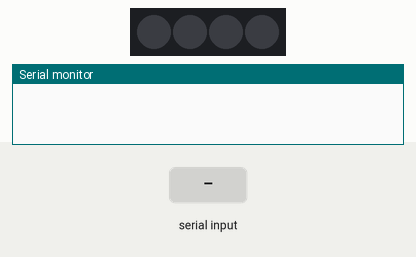
The sketch below on a simulated Arduino Uno, built with avr-gcc and run on an emulated ATmega328P. On the bench: 4 RGB LEDs in strip order, left to right, the last lines printed to the serial monitor. Inputs (shaded band) come from the test bench. Dim RGB values are drawn brighter than linear.

Above: at 1.2 s.
1.3 s: "30,150,10," received over Serial
At 7.6 s:
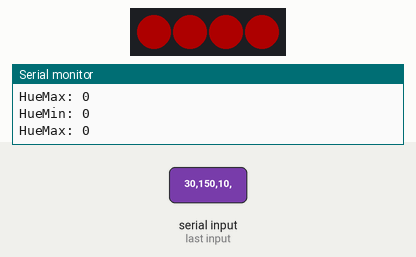
Timing chart, 0 to 9.1 s (numbered marks = the images above; inputs shaded):
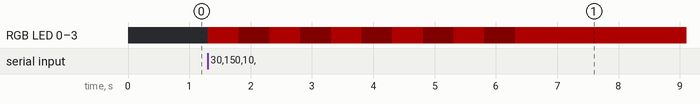

Measured:
- after the input at 1.3 s, RGB LED 0–3: alternates RGB(50, 0, 0) for 0.50 s and RGB(5, 0, 0) for 0.50 s, 11 changes in all, then stays RGB(50, 0, 0), starting at once

The sketch:

lighting.ino
```cpp
#include <Adafruit_NeoPixel.h>

//neopixel variable
#define LED_PIN     6
#define LED_COUNT   4

// Declare our NeoPixel strip object:
Adafruit_NeoPixel strip(LED_COUNT, LED_PIN, NEO_GRB + NEO_KHZ800);

int hueMin;
int hueMax;
bool blink;

void setup() {
  Serial.begin(9600);
  Serial.setTimeout(1);

  strip.begin();           // INITIALIZE NeoPixel strip object (REQUIRED)
  strip.show();            // Turn OFF all pixels ASAP
  strip.setBrightness(50); // Set BRIGHTNESS to about 1/5 (max = 255)
}

void loop() {
  while(!Serial.available());
  hueMin = Serial.readStringUntil(',').toInt();
  hueMax = Serial.readStringUntil(',').toInt();
  blink = Serial.readStringUntil('\n').toInt();

  Serial.print("HueMin: ");
  Serial.println(hueMin);

  Serial.print("HueMax: ");
  Serial.println(hueMax);

  setStripColor(hueMin, hueMax);

  strip.show();

  if(blink) {
    for(int i=0; i<5; i++) {
      delay(500);
      strip.setBrightness(5);
      strip.show();
      delay(500);
      strip.setBrightness(50);
      strip.show();
    }
  }
}

void setStripColor(int hueMin, int hueMax) {
  int hue;
  uint32_t rgbcolor;
  for(int i=0; i<strip.numPixels(); i++) { // For each pixel in strip...
    hue = (int) hueMin + i*((hueMax-hueMin)/(LED_COUNT-1));
    rgbcolor = strip.ColorHSV(hue);
    strip.setPixelColor(i, rgbcolor);         //  Set pixel's color (in RAM)
  }
}
```
